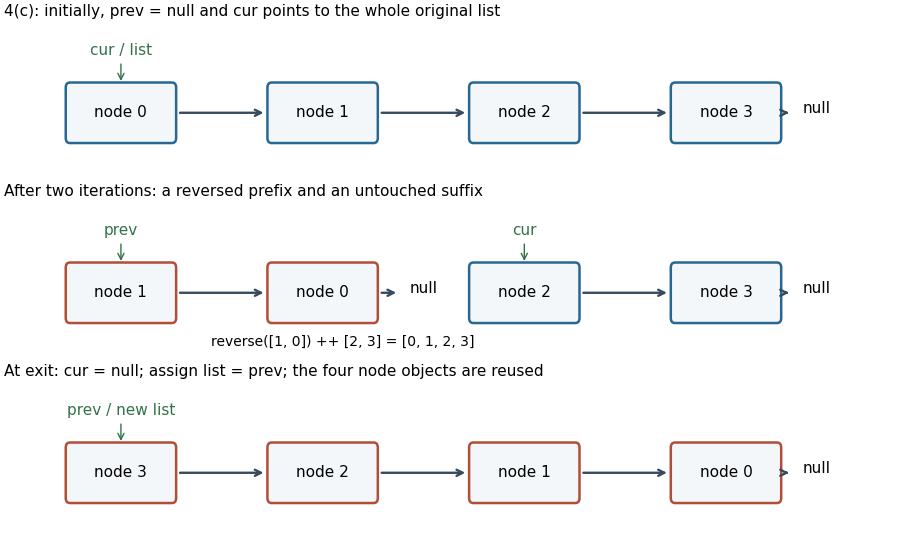

Source code (Python):
"""Original node-identity diagram. Python 3.14.4, NumPy 2.3.5, Matplotlib 3.10.7."""
from pathlib import Path
import matplotlib
matplotlib.use("Agg")
import matplotlib.pyplot as plt
from matplotlib.patches import FancyBboxPatch

plt.rcParams.update({"font.size": 11, "figure.facecolor": "white", "axes.facecolor": "white"})
fig, axes = plt.subplots(3, 1, figsize=(9, 5.4), layout="constrained")
locations = [1.1, 3.0, 4.9, 6.8]
def node(a, identity, x, color):
 a.add_patch(FancyBboxPatch((x-.48,.30),.96,.40,boxstyle="round,pad=.04",edgecolor=color,facecolor="#f4f7f9",linewidth=1.8))
 a.text(x,.5,f"node {identity}",ha="center",va="center")
def arrow(a,x,y):
 a.annotate("",(y-.53,.5),(x+.53,.5),arrowprops={"arrowstyle":"->","lw":1.7,"color":"#364b5d"})
def pointer(a,label,x):
 a.annotate(label,(x,.73),(x,.99),ha="center",va="center",arrowprops={"arrowstyle":"->","color":"#317249"},color="#317249")
def terminal(a,x,y):
 a.annotate("",(y-.23,.5),(x+.53,.5),arrowprops={"arrowstyle":"->","lw":1.7,"color":"#364b5d"})
for a in axes:
 a.set(xlim=(0,8.4),ylim=(0,1.2))
 a.axis("off")
a=axes[0]
a.set_title("4(c): initially, prev = null and cur points to the whole original list",loc="left",fontsize=11)
for i,x in enumerate(locations):node(a,i,x,"#276792")
for x,y in zip(locations,locations[1:]):arrow(a,x,y)
pointer(a,"cur / list",locations[0])
a.text(7.65,.5,"null",ha="center")
terminal(a,locations[-1],7.65)
a=axes[1]
a.set_title("After two iterations: a reversed prefix and an untouched suffix",loc="left",fontsize=11)
for identity,x in zip([1,0,2,3],locations):node(a,identity,x,"#b14e37" if identity<2 else "#276792")
arrow(a,locations[0],locations[1])
arrow(a,locations[2],locations[3])
a.text(3.95,.5,"null",ha="center")
terminal(a,locations[1],3.95)
a.text(7.65,.5,"null",ha="center")
terminal(a,locations[-1],7.65)
pointer(a,"prev",locations[0]);pointer(a,"cur",locations[2])
a.text(1.95,.08,"reverse([1, 0]) ++ [2, 3] = [0, 1, 2, 3]",ha="left",fontsize=10)
a=axes[2]
a.set_title("At exit: cur = null; assign list = prev; the four node objects are reused",loc="left",fontsize=11)
for identity,x in zip([3,2,1,0],locations):node(a,identity,x,"#b14e37")
for x,y in zip(locations,locations[1:]):arrow(a,x,y)
pointer(a,"prev / new list",locations[0])
a.text(7.65,.5,"null",ha="center")
terminal(a,locations[-1],7.65)
fig.savefig(Path(__file__).with_suffix(".png").name,dpi=100,facecolor="white",transparent=False)
